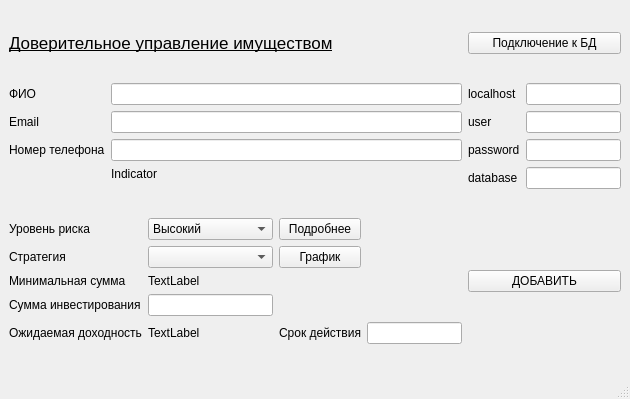
<?xml version="1.0" encoding="UTF-8"?>
<ui version="4.0">
 <class>MainWindow</class>
 <widget class="QMainWindow" name="MainWindow">
  <property name="geometry">
   <rect>
    <x>0</x>
    <y>0</y>
    <width>630</width>
    <height>399</height>
   </rect>
  </property>
  <property name="windowTitle">
   <string>MainWindow</string>
  </property>
  <widget class="QWidget" name="centralwidgetLayout">
   <layout class="QGridLayout" name="gridLayout">
    <item row="0" column="0">
     <widget class="QLabel" name="labelMain">
      <property name="font">
       <font>
        <pointsize>13</pointsize>
        <weight>50</weight>
        <italic>false</italic>
        <bold>false</bold>
        <underline>true</underline>
        <strikeout>false</strikeout>
        <stylestrategy>PreferDefault</stylestrategy>
        <kerning>true</kerning>
       </font>
      </property>
      <property name="text">
       <string>Доверительное управление имуществом</string>
      </property>
     </widget>
    </item>
    <item row="4" column="0">
     <layout class="QGridLayout" name="LayoutData">
      <item row="0" column="1">
       <widget class="QComboBox" name="comboBoxRisk">
        <item>
         <property name="text">
          <string>Высокий</string>
         </property>
        </item>
        <item>
         <property name="text">
          <string>Средний</string>
         </property>
        </item>
        <item>
         <property name="text">
          <string>Низкий</string>
         </property>
        </item>
        <item>
         <property name="text">
          <string>Консервативный</string>
         </property>
        </item>
       </widget>
      </item>
      <item row="0" column="0">
       <widget class="QLabel" name="labelRisk">
        <property name="text">
         <string>Уровень риска</string>
        </property>
       </widget>
      </item>
      <item row="2" column="1">
       <widget class="QComboBox" name="comboBoxStrategy"/>
      </item>
      <item row="6" column="3">
       <widget class="QLineEdit" name="lineDuration"/>
      </item>
      <item row="6" column="2">
       <widget class="QLabel" name="labelSrokDeystviya">
        <property name="text">
         <string>Срок действия</string>
        </property>
       </widget>
      </item>
      <item row="2" column="0">
       <widget class="QLabel" name="labelStrategy">
        <property name="text">
         <string>Стратегия</string>
        </property>
       </widget>
      </item>
      <item row="0" column="2">
       <widget class="QPushButton" name="riskDetailButton">
        <property name="text">
         <string>Подробнее</string>
        </property>
       </widget>
      </item>
      <item row="4" column="0">
       <widget class="QLabel" name="labelSumInvest">
        <property name="text">
         <string>Сумма инвестирования</string>
        </property>
       </widget>
      </item>
      <item row="4" column="1">
       <widget class="QLineEdit" name="lineSumInvest"/>
      </item>
      <item row="6" column="0">
       <widget class="QLabel" name="labelPercentDohod_2">
        <property name="text">
         <string>Ожидаемая доходность</string>
        </property>
       </widget>
      </item>
      <item row="3" column="0">
       <widget class="QLabel" name="labelMinSum_2">
        <property name="text">
         <string>Минимальная сумма</string>
        </property>
       </widget>
      </item>
      <item row="3" column="1">
       <widget class="QLabel" name="labelMinSumOutput">
        <property name="text">
         <string>TextLabel</string>
        </property>
       </widget>
      </item>
      <item row="2" column="2">
       <widget class="QPushButton" name="GraphicButton">
        <property name="text">
         <string>График</string>
        </property>
       </widget>
      </item>
      <item row="6" column="1">
       <widget class="QLabel" name="labelPercentDohod">
        <property name="text">
         <string>TextLabel</string>
        </property>
       </widget>
      </item>
     </layout>
    </item>
    <item row="0" column="1">
     <widget class="QPushButton" name="ButtonConnect">
      <property name="tabletTracking">
       <bool>false</bool>
      </property>
      <property name="acceptDrops">
       <bool>false</bool>
      </property>
      <property name="autoFillBackground">
       <bool>false</bool>
      </property>
      <property name="text">
       <string>Подключение к БД</string>
      </property>
      <property name="checkable">
       <bool>false</bool>
      </property>
      <property name="autoRepeat">
       <bool>false</bool>
      </property>
      <property name="autoExclusive">
       <bool>false</bool>
      </property>
      <property name="autoDefault">
       <bool>false</bool>
      </property>
      <property name="default">
       <bool>false</bool>
      </property>
      <property name="flat">
       <bool>false</bool>
      </property>
     </widget>
    </item>
    <item row="4" column="1">
     <widget class="QPushButton" name="AddButton">
      <property name="text">
       <string>ДОБАВИТЬ</string>
      </property>
     </widget>
    </item>
    <item row="2" column="0">
     <layout class="QFormLayout" name="ClientLayout">
      <item row="0" column="0">
       <widget class="QLabel" name="fioLabel">
        <property name="text">
         <string>ФИО</string>
        </property>
       </widget>
      </item>
      <item row="0" column="1">
       <widget class="QLineEdit" name="fioLine"/>
      </item>
      <item row="1" column="0">
       <widget class="QLabel" name="emailLabel">
        <property name="text">
         <string>Email</string>
        </property>
       </widget>
      </item>
      <item row="1" column="1">
       <widget class="QLineEdit" name="emailLine"/>
      </item>
      <item row="2" column="0">
       <widget class="QLabel" name="phoneLabel">
        <property name="text">
         <string>Номер телефона</string>
        </property>
       </widget>
      </item>
      <item row="2" column="1">
       <widget class="QLineEdit" name="phoneLine"/>
      </item>
      <item row="3" column="1">
       <widget class="QLabel" name="labelindicator">
        <property name="text">
         <string>Indicator</string>
        </property>
       </widget>
      </item>
     </layout>
    </item>
    <item row="2" column="1">
     <layout class="QGridLayout" name="LayoutConnDB">
      <item row="0" column="1">
       <widget class="QLineEdit" name="lineHost"/>
      </item>
      <item row="1" column="0">
       <widget class="QLabel" name="labelUser">
        <property name="text">
         <string>user</string>
        </property>
       </widget>
      </item>
      <item row="0" column="0">
       <widget class="QLabel" name="labelHost">
        <property name="text">
         <string>localhost</string>
        </property>
       </widget>
      </item>
      <item row="2" column="1">
       <widget class="QLineEdit" name="linePass"/>
      </item>
      <item row="1" column="1">
       <widget class="QLineEdit" name="lineUser"/>
      </item>
      <item row="3" column="1">
       <widget class="QLineEdit" name="lineDataBase"/>
      </item>
      <item row="2" column="0">
       <widget class="QLabel" name="labelPass">
        <property name="text">
         <string>password</string>
        </property>
       </widget>
      </item>
      <item row="3" column="0">
       <widget class="QLabel" name="labelDataBase">
        <property name="text">
         <string>database</string>
        </property>
       </widget>
      </item>
     </layout>
    </item>
   </layout>
  </widget>
  <widget class="QMenuBar" name="menubar">
   <property name="geometry">
    <rect>
     <x>0</x>
     <y>0</y>
     <width>630</width>
     <height>21</height>
    </rect>
   </property>
  </widget>
  <widget class="QStatusBar" name="statusbar"/>
 </widget>
 <resources/>
 <connections/>
</ui>
